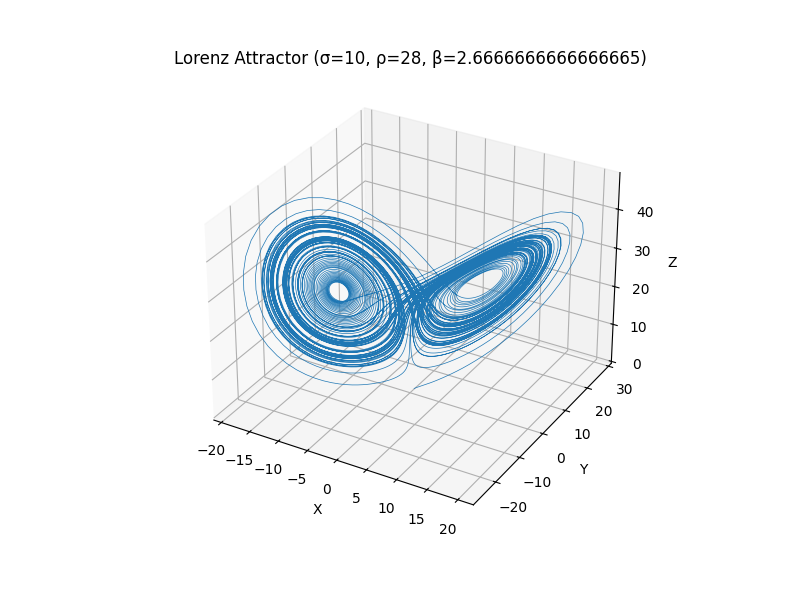

Reproduce this figure in Python.
import numpy as np
import matplotlib.pyplot as plt
from scipy.integrate import solve_ivp

def lorenz(t, y, sigma, rho, beta):
    """Lorenz system of differential equations."""
    dx = sigma * (y[1] - y[0])
    dy = y[0] * (rho - y[2]) - y[1]
    dz = y[0] * y[1] - beta * y[2]
    return [dx, dy, dz]

def solve_lorenz(sigma=10, rho=28, beta=8/3, t_end=100, num_points=10000):
    """Solve the Lorenz system using SciPy's solve_ivp."""
    t_span = (0, t_end)
    t_eval = np.linspace(*t_span, num_points)                          
    y0 = [0.5, 0.5, 0.5]

    sol = solve_ivp(lorenz, t_span, y0, t_eval=t_eval, args=(sigma, rho, beta))
    
    return sol.t, sol.y

def plot_lorenz(sigma=10, rho=28, beta=8/3, t_end=100, num_points=10000):
    """Solve and plot the Lorenz attractor."""
    t, y = solve_lorenz(sigma, rho, beta, t_end, num_points)

    fig = plt.figure(figsize=(8, 6))
    ax = fig.add_subplot(111, projection='3d')
    ax.plot(y[0], y[1], y[2], lw=0.5)

    ax.set_xlabel("X")
    ax.set_ylabel("Y")
    ax.set_zlabel("Z")
    ax.set_title(f"Lorenz Attractor (σ={sigma}, ρ={rho}, β={beta})")

    plt.show()

plot_lorenz()
